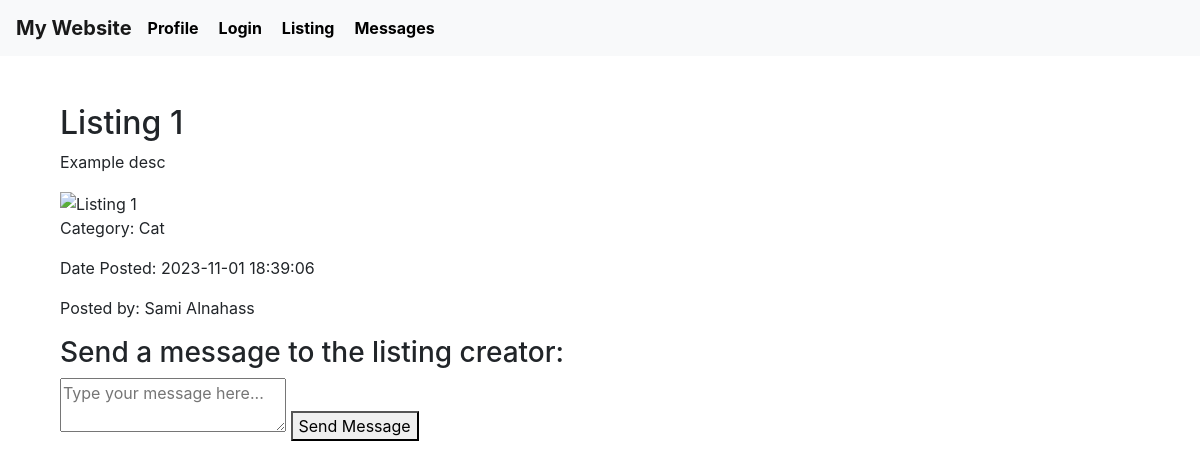
/listing/3, run on the app's committed database.
### tables this page shows
CREATE TABLE Listing (
    listingID INTEGER PRIMARY KEY AUTOINCREMENT,
    userID INTEGER,
    title TEXT NOT NULL,
    description TEXT NOT NULL,
    images TEXT,
    category TEXT NOT NULL,
    datePosted DATE NOT NULL,
    status TEXT NOT NULL,
    FOREIGN KEY (userID) REFERENCES User(userID)
);

CREATE TABLE User (
    userID INTEGER PRIMARY KEY AUTOINCREMENT,
    firstName TEXT NOT NULL,
    lastName TEXT NOT NULL,
    email TEXT UNIQUE NOT NULL,
    hashedPassword TEXT NOT NULL,
    profileImage TEXT,
    location TEXT NOT NULL,
    joinDate DATE NOT NULL,
    lastLogin DATE NOT NULL
);

### app.py (the view, shortened to what this page needs)
@app.route('/listing/<int:listing_id>', methods=['GET', 'POST'])
def view_listing(listing_id):
    conn = sqlite3.connect('database.db')
    conn.row_factory = sqlite3.Row  # Set row factory
    cursor = conn.cursor()
    cursor.execute("SELECT * FROM Listing WHERE listingID=?", (listing_id,))
    listing = cursor.fetchone()
    if not listing:
        abort(404)  # Not found
    cursor.execute("SELECT * FROM User WHERE userID=?", (listing['userID'],))
    user = cursor.fetchone()
    conn.close()
    return render_template('view_listing.html', listing=listing, user=user)

### templates/view_listing.html (shortened to what this page needs)
{% extends 'layout.html' %}
{% block content %}
<div class="container">
    <h2>{{ listing.title }}</h2>
    <p>{{ listing.description }}</p>
    <img src="{{ listing.images }}" alt="{{ listing.title }}" width="200">
    <p>Category: {{ listing.category }}</p>
    <p>Date Posted: {{ listing.datePosted }}</p>
    <p>Posted by: {{ user.firstName }} {{ user.lastName }}</p>
    <h3>Send a message to the listing creator:</h3>
    <form action="{{ url_for('view_listing', listing_id=listing.listingID) }}" method="post">
        <textarea name="message_content" required placeholder="Type your message here..."></textarea>
        <button type="submit">Send Message</button>
    </form>
</div>
{% endblock %}

### data on the page
Listing: title "Listing 1", description "Example desc", category "Cat", datePosted "2023-11-01 18:39:06"
User: firstName "Sami", lastName "Alnahass"
